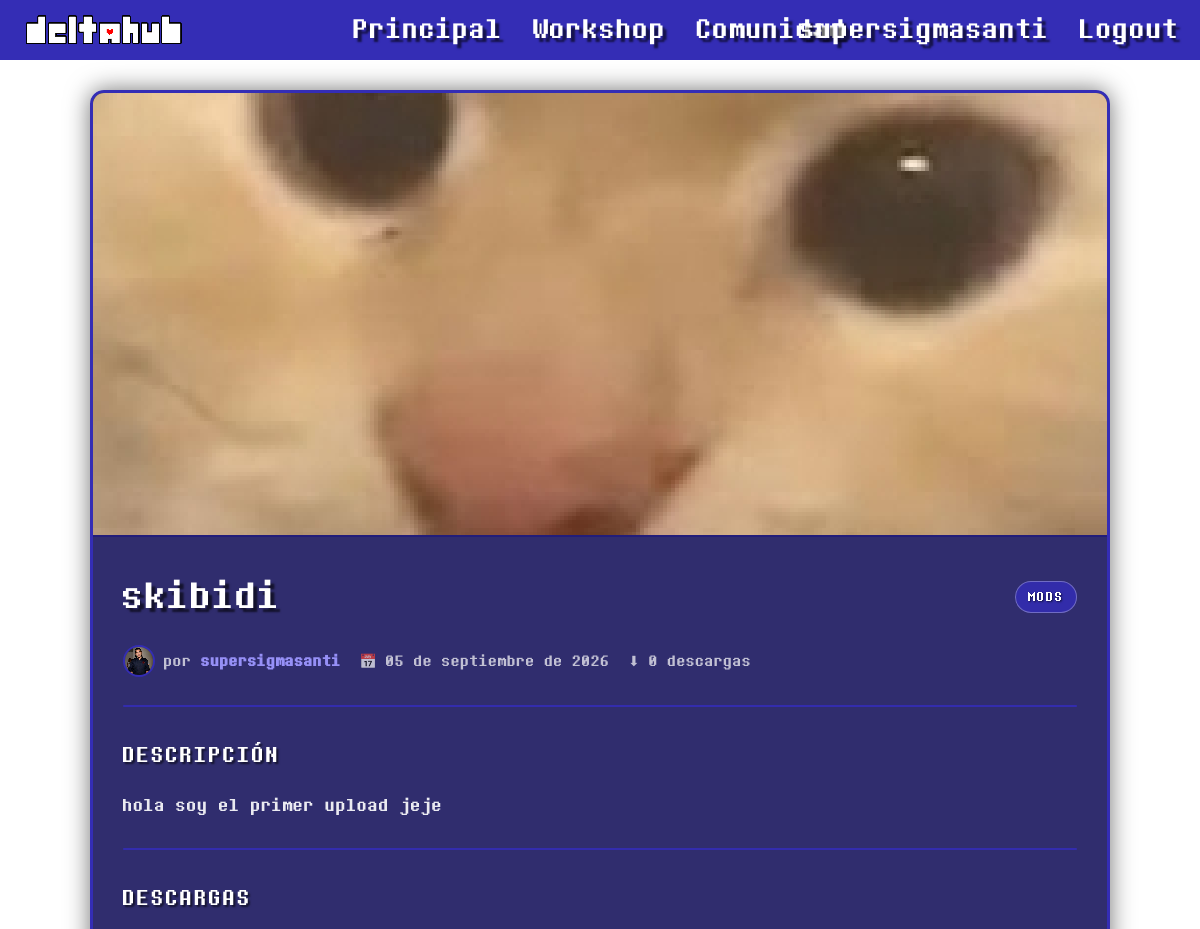
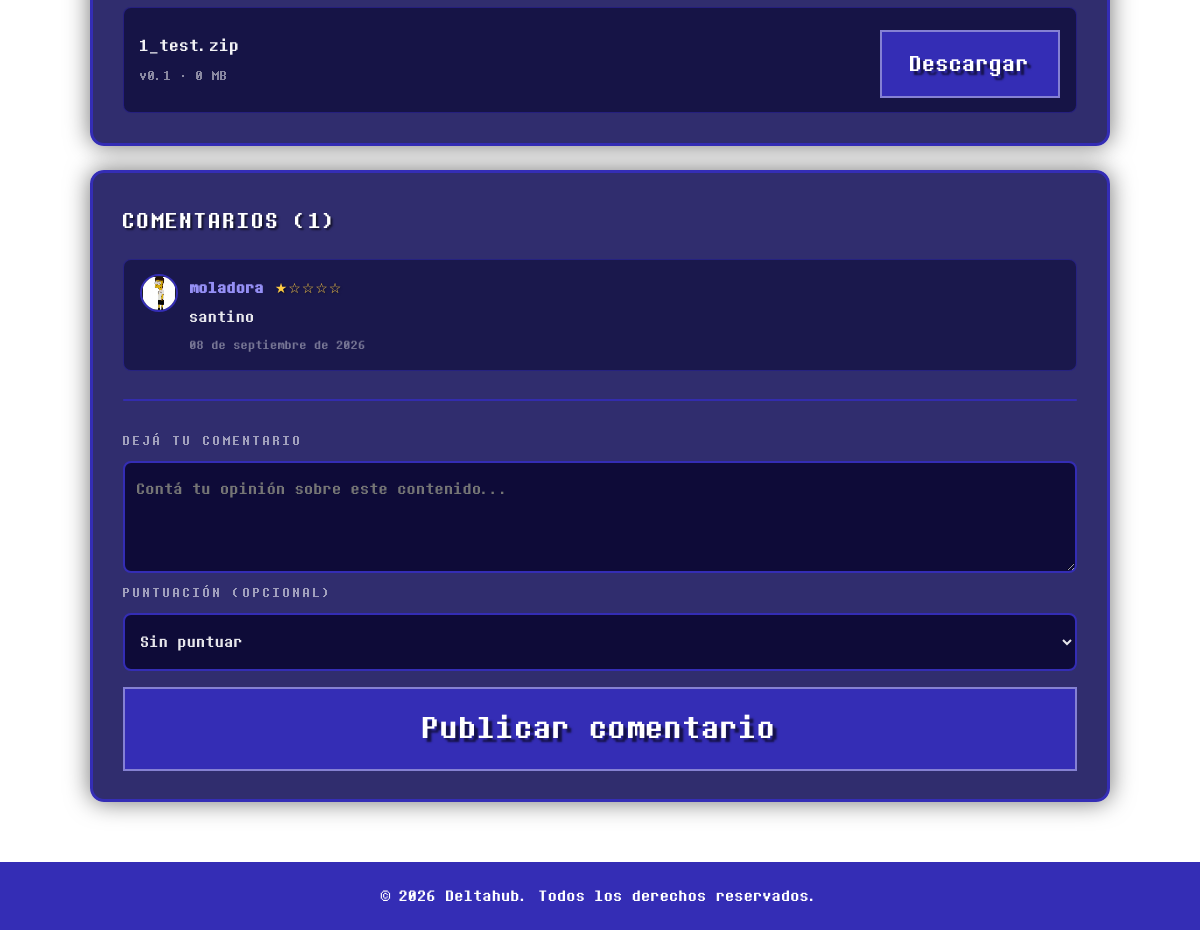
Page /item.php?id=1 (signed in) on the committed database (2 pictures, top to bottom).
### tables this page shows
CREATE TABLE `items` (
  `id` int(11) NOT NULL,
  `usuario_id` int(11) NOT NULL,
  `categoria_id` int(11) NOT NULL,
  `titulo` varchar(100) NOT NULL,
  `descripcion` text DEFAULT NULL,
  `imagen_portada` varchar(255) DEFAULT NULL,
  `fecha_publicacion` datetime DEFAULT current_timestamp(),
  `fecha_actualizacion` datetime DEFAULT NULL,
  `descargas` int(11) DEFAULT 0
);

CREATE TABLE `categorias` (
  `id` int(11) NOT NULL,
  `nombre` varchar(50) NOT NULL
);

CREATE TABLE `usuarios` (
  `id` int(11) NOT NULL,
  `nombre_usuario` varchar(50) NOT NULL,
  `email` varchar(100) NOT NULL,
  `password_hash` varchar(255) NOT NULL,
  `avatar_url` varchar(255) DEFAULT NULL,
  `fecha_registro` datetime DEFAULT current_timestamp(),
  `rol` enum('usuario','moderador','admin') DEFAULT 'usuario'
);

CREATE TABLE `archivos` (
  `id` int(11) NOT NULL,
  `item_id` int(11) NOT NULL,
  `version` varchar(20) DEFAULT NULL,
  `url_archivo` varchar(255) NOT NULL,
  `tamano_mb` decimal(6,2) DEFAULT NULL,
  `fecha_subida` datetime DEFAULT current_timestamp()
);

CREATE TABLE `comentarios` (
  `id` int(11) NOT NULL,
  `item_id` int(11) NOT NULL,
  `usuario_id` int(11) NOT NULL,
  `contenido` text NOT NULL,
  `puntuacion` tinyint(4) DEFAULT NULL CHECK (`puntuacion` between 1 and 5),
  `fecha` datetime DEFAULT current_timestamp()
);

### item.php (the view, shortened to what this page needs)
<?php
require_once "config/database.php";
function fecha_espanol($fecha) {
    $meses = [
        1  => "enero",
        2  => "febrero",
        3  => "marzo",
        4  => "abril",
        5  => "mayo",
        6  => "junio",
        7  => "julio",
        8  => "agosto",
        9  => "septiembre",
        10 => "octubre",
        11 => "noviembre",
        12 => "diciembre"
    ];
    $f = new DateTime($fecha);
    return $f->format("d") . " de " . $meses[(int)$f->format("n")] . " de " . $f->format("Y");
}
$id = (int)($_GET["id"] ?? 0);
$stmt = $pdo->prepare("
    SELECT items.*, usuarios.nombre_usuario, usuarios.avatar_url, categorias.nombre AS categoria_nombre
    FROM items
    JOIN usuarios ON items.usuario_id = usuarios.id
    JOIN categorias ON items.categoria_id = categorias.id
    WHERE items.id = :id
    LIMIT 1
");
$stmt->execute([":id" => $id]);
$item = $stmt->fetch(PDO::FETCH_ASSOC);
$no_encontrado = empty($item);
$archivos = [];
$comentarios = [];
if (!$no_encontrado) {
    $stmt = $pdo->prepare("SELECT * FROM archivos WHERE item_id = :id ORDER BY fecha_subida DESC");
    $stmt->execute([":id" => $id]);
    $archivos = $stmt->fetchAll(PDO::FETCH_ASSOC);
    $stmt = $pdo->prepare("
        SELECT comentarios.*, usuarios.nombre_usuario, usuarios.avatar_url
        FROM comentarios
        JOIN usuarios ON comentarios.usuario_id = usuarios.id
        WHERE comentarios.item_id = :id
        ORDER BY comentarios.fecha DESC
    ");
    $stmt->execute([":id" => $id]);
    $comentarios = $stmt->fetchAll(PDO::FETCH_ASSOC);
}
?>
<!DOCTYPE html>
<html lang="es">
<head>
    <link rel="stylesheet" href="style.css">
</head>
<body class="workshop">
    <header>
        <a href="index.php" class="header-logo-LoginRegister">
            <img src="imagenes/DeltahubLogo3px.png" alt="logo deltahub">
        </a>
        <a href="index.php" id="shadow">Principal</a>
        <a href="workshop.php" id="shadow">Workshop</a>
        <a href="community.html" id="shadow">Comunidad</a>
        <div class="auth">
            <?php if (isset($_SESSION["usuario_id"])): ?>
                <a href="cuenta.php" id="shadow">
                    <?php echo htmlspecialchars($_SESSION["nombre_usuario"]); ?>
                </a>
                <a href="logout.php" id="shadow">
                    Logout
                </a>
            <?php endif; ?>
        </div>
    </header>
    <main class="item-layout">
        <?php if ($no_encontrado): ?>
            <div class="profile-card">
                <h1 class="profile-name">Contenido no encontrado</h1>
                <div class="profile-divider"></div>
                <p class="profile-value" style="margin-bottom:24px;">
                    Ese contenido no existe o fue eliminado.
                </p>
                <a href="workshop.php" class="btn">Volver a la workshop</a>
            </div>
        <?php else: ?>
            <article class="item-card">
                <div class="item-cover">
                    <?php if (!empty($item["imagen_portada"])): ?>
                        <img src="<?php echo htmlspecialchars($item["imagen_portada"]); ?>" alt="Portada de <?php echo htmlspecialchars($item["titulo"]); ?>">
                    <?php else: ?>
                        <div class="ws-item-thumb-placeholder">
                            <?php echo htmlspecialchars(mb_strtoupper(mb_substr($item["categoria_nombre"], 0, 4), "UTF-8")); ?>
                        </div>
                    <?php endif; ?>
                </div>
                <div class="item-body">
                    <div class="item-top">
                        <h1 class="item-title"><?php echo htmlspecialchars($item["titulo"]); ?></h1>
                        <span class="role-badge role-usuario"><?php echo htmlspecialchars($item["categoria_nombre"]); ?></span>
                    </div>
                    <div class="item-meta">
                        <div class="item-author">
                            <img
                            class="item-author-avatar"
                            src="<?php echo htmlspecialchars($item["avatar_url"]); ?>"
                            alt="Avatar de <?php echo htmlspecialchars($item["nombre_usuario"]); ?>"
                            >
                            <span>por <strong><?php echo htmlspecialchars($item["nombre_usuario"]); ?></strong></span>
                        </div>
                        <span class="item-date">📅 <?php echo htmlspecialchars(fecha_espanol($item["fecha_publicacion"])); ?></span>
                        <span class="item-downloads">⬇ <?php echo (int)$item["descargas"]; ?> descargas</span>
                    </div>
                    <div class="profile-divider"></div>
                    <h2 class="profile-subtitle">Descripción</h2>
                    <p class="item-desc"><?php echo nl2br(htmlspecialchars($item["descripcion"] ?: "Sin descripción.")); ?></p>
                    <div class="profile-divider"></div>
                    <h2 class="profile-subtitle">Descargas</h2>
                    <?php if (empty($archivos)): ?>
                        <p class="profile-value">Este contenido todavía no tiene archivos disponibles.</p>
                    <?php else: ?>
                        <div class="item-files">
                            <?php foreach ($archivos as $archivo): ?>
                                <div class="file-row">
                                    <div class="file-info">
                                        <span class="file-name">
                                            <?php echo htmlspecialchars(basename($archivo["url_archivo"])); ?>
                                        </span>
                                        <span class="file-detail">v<?php echo htmlspecialchars($archivo["version"] ?? "1.0"); ?> · <?php echo (float)$archivo["tamano_mb"]; ?> MB</span>
                                    </div>
                                    <a href="descargar.php?id=<?php echo (int)$item["id"]; ?>" class="btn btn-download">Descargar</a>
                                </div>
                            <?php endforeach; ?>
                        </div>
                    <?php endif; ?>
                </div>
            </article>
            <section class="comments-card" id="comentarios">
                <h2 class="profile-subtitle">
                    Comentarios (<?php echo count($comentarios); ?>)
                </h2>
                <?php if (empty($comentarios)): ?>
                    <p class="profile-value" style="margin-bottom:16px;">
                        Todavía no hay comentarios. ¡Sé el primero!
                    </p>
                <?php else: ?>
                    <div class="comment-list">
                        <?php foreach ($comentarios as $comentario):
                            $avatar = empty($comentario["avatar_url"]) ? "uploads/avatars/default.jpg" : $comentario["avatar_url"];
                        ?>
                            <div class="comment-item">
                                <img class="comment-avatar" src="<?php echo htmlspecialchars($avatar); ?>" alt="Avatar de <?php echo htmlspecialchars($comentario["nombre_usuario"]); ?>">
                                <div class="comment-body">
                                    <div class="comment-head">
                                        <span class="comment-author"><strong><?php echo htmlspecialchars($comentario["nombre_usuario"]); ?></strong></span>
                                        <?php if (!empty($comentario["puntuacion"])): ?>
                                            <span class="comment-stars">
                                                <?php
                                                    $c = (int)$comentario["puntuacion"];
                                                    echo str_repeat("★", $c) . str_repeat("☆", 5 - $c);
                                                ?>
                                            </span>
                                        <?php endif; ?>
                                    </div>
                                    <p class="comment-text"><?php echo nl2br(htmlspecialchars($comentario["contenido"])); ?></p>
                                    <span class="comment-date"><?php echo htmlspecialchars(fecha_espanol($comentario["fecha"])); ?></span>
                                </div>
                            </div>
                        <?php endforeach; ?>
                    </div>
                <?php endif; ?>
                <?php if (isset($_SESSION["usuario_id"])): ?>
                    <div class="profile-divider"></div>
                    <form class="item-form" action="item.php?id=<?php echo (int)$item["id"]; ?>#comentarios" method="POST">
                        <label class="profile-label" for="contenido">Dejá tu comentario</label>
                        <textarea id="contenido" name="contenido" rows="3" maxlength="1000" placeholder="Contá tu opinión sobre este contenido..." required></textarea>
                        <label class="profile-label" for="puntuacion">Puntuación (opcional)</label>
                        <select id="puntuacion" name="puntuacion">
                            <option value="">Sin puntuar</option>
                        </select>
                        <button type="submit" class="btn">Publicar comentario</button>
                    </form>
                <?php else: ?>
                    <p class="switch" style="margin-top:16px;">
                        <a href="login.html">Iniciá sesión</a> para comentar.
                    </p>
                <?php endif; ?>
            </section>
        <?php endif; ?>
    </main>
    <footer>
        <p>&copy; 2026 Deltahub. Todos los derechos reservados.</p>
    </footer>
</body>
</html>

### rows in the picture
items: imagen_portada (picture), titulo "skibidi", categoria.nombre "MODS", usuario.avatar_url (picture), usuario.nombre_usuario "supersigmasanti", fecha_publicacion "05 de septiembre de 2026", descargas "0", descripcion "hola soy el primer upload jeje"
archivos: url_archivo "1_test.zip", version "0.1", tamano_mb "0"
comentarios: usuario.avatar_url (placeholder picture), usuario.nombre_usuario "moladora", puntuacion "★", puntuacion "☆☆☆☆", contenido "santino", fecha "08 de septiembre de 2026"

### other values in the picture
$_SESSION["nombre_usuario"] "supersigmasanti"
count($comentarios) "1"
